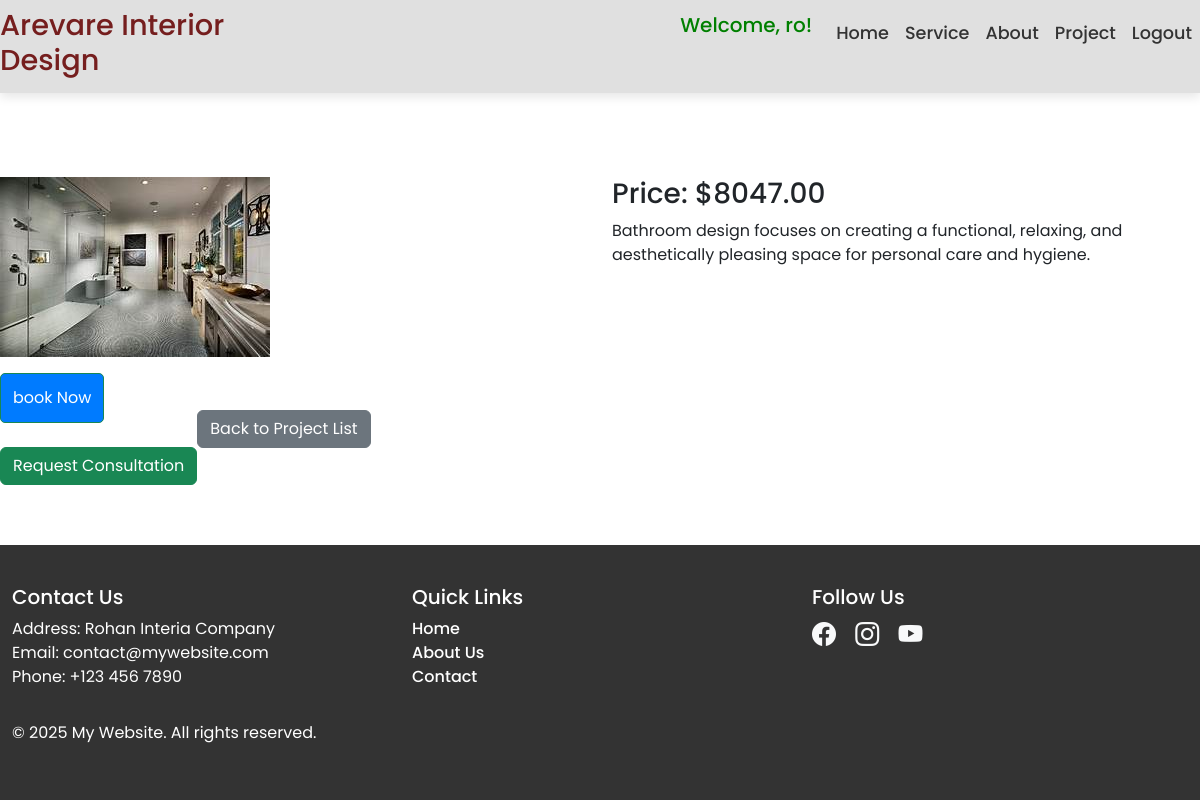
The page /8/ (signed in) on the database its author committed.
### users/models.py (models this page shows)
class CustomUser(AbstractUser):
    email = models.EmailField(unique=True)

### project/models.py (models this page shows, shortened)
class ConstructionProject(models.Model):
    project_name = models.CharField(max_length=255)
    start_date = models.DateField()
    end_date = models.DateField()
    location = models.CharField(max_length=255)
    budget = models.DecimalField(max_digits=12, decimal_places=2)
    description = models.CharField(max_length=200)
    image = models.ImageField(upload_to='project/', blank=True, null=True, verbose_name="Project Image")

### project/views.py (the view)
# urls.py: path('<int:pk>/', views.project_details, name='project_details'),
@login_required
def project_details(request, pk):
    project = get_object_or_404(ConstructionProject, pk=pk)
    return render(request, 'project/project_details.html', {'project': project})

### templates/project/project_details.html (shortened to what this page needs)
{% extends 'base.html' %}
{% block content %}
<div class="row">
    <div class="col-md-6">
        <img src="{{ project.image.url }}" class="img-fluid" alt="{{ project.name }}">
    </div>
    <div class="col-md-6">
        <h3>Price: ${{ project.budget }}</h3>
        <p>{{ project.description }}</p>
    </div>
</div>
<div><table>
        <td>
            <form method="post" action="{% url 'booking:booking_now' %}" class="mt-3">
                <button type="submit" class="btn btn-success">book Now</button>
            </form>
            <br>
            <a href="{% url 'book_consultation' %}"class="btn btn-success">Request Consultation</a>
<td><div>
<a href="{% url 'project_list' %}" class="btn btn-secondary mt-3">Back to Project List</a>
</div></td>
</table>
{% endblock %}

### templates/base.html (shortened to what this page needs)
{% load static %}
<!DOCTYPE html>
<html lang="en">
<head>
    <link rel="stylesheet" href="{% static 'css/styles.css' %}">
    <link rel="stylesheet" href="{% static 'css/style.css' %}">
    <link rel="stylesheet" href="{% static 'css/stylese.css' %}">
    <link rel="stylesheet" href="{% static 'css/all.css' %}">
    <link href="https://cdn.jsdelivr.net/npm/bootstrap-icons/font/bootstrap-icons.css" rel="stylesheet">
    <link href="https://cdn.jsdelivr.net/npm/bootstrap@5.3.0-alpha1/dist/css/bootstrap.min.css" rel="stylesheet">
    <link rel="stylesheet" href="https://cdnjs.cloudflare.com/ajax/libs/font-awesome/5.15.4/css/all.min.css">
</head>
<body>
    <header>
        <nav class="navbar navbar-expand-lg">
                <div id="navbarNav" class="collapse navbar-collapse">
                    <ul class="navbar-nav ms-auto">
                         <h1 class="nav-link1">Arevare Interior Design</h1>
                        {% if user.is_authenticated %}
                        <h4 class="navbar-brand" style="color: green;">Welcome, {{ user.username }}!</h4>
                        {% if request.user.is_staff %}
                        <a class="nav-link active" href="{% url 'booking:admin_dashboard' %}">Admin Dashboard</a>
                        <li class="nav-item"><a class="nav-link active" href="{% url 'admin_logout' %}">Logout</a></li>
                        {% else %}
                        <li class="nav-item"><a class="nav-link" href="{% url 'home2' %}">Home</a></li>
                        <li class="nav-item"><a class="nav-link" href="{% url 'home1' %}">Service</a></li>
                        <li class="nav-item"><a class="nav-link" href="{% url 'about' %}">About</a></li>
                        <li class="nav-item"><a class="nav-link" href="{% url 'project_list' %}">Project</a></li>
                        <li class="nav-item"><a class="nav-link" href="{% url 'logout' %}">Logout</a></li>
                        {% endif %}
                        {% endif %}
                    </ul>
                </div>
        </nav>
    </header>
    <section class="content-section">
        {% block content %}{% endblock %}
    </section>
    <footer>
        <div class="container">
            <div class="row">
                <div class="col-md-4 mb-3">
                    <h5>Contact Us</h5>
                    <p>
                        Address: Rohan Interia Company<br>
                        Email: contact@mywebsite.com<br>
                        Phone: +123 456 7890
                    </p>
                </div>
                <div class="col-md-4 mb-3">
                    <h5>Quick Links</h5>
                    <ul class="list-unstyled">
                        <li><a href="{% url 'project_list' %}" class="text-white">Home</a></li>
                        <li><a href="{% url 'about' %}" class="text-white">About Us</a></li>
                        <li><a href="{% url 'contact' %}" class="text-white">Contact</a></li>
                    </ul>
                </div>
                <div class="col-md-4 mb-3">
                    <h5>Follow Us</h5>
                    <div class="social-icons">
                        <a href="https://facebook.com" target="_blank"><i class="bi bi-facebook"></i></a>
                        <a href="https://instagram.com" target="_blank"><i class="bi bi-instagram"></i></a>
                        <a href="https://youtube.com" target="_blank"><i class="bi bi-youtube"></i></a>
                    </div>
                </div>
            </div>
            <p>&copy; 2025 My Website. All rights reserved.</p>
        </div>
    </footer>
</body>
</html>

### static/css/styles.css (style rules this page uses)
.nav-link { font-size: 16px; }
.navbar-nav .nav-link { color: #ffffff; font-size: 20px; transition: all 0.3s ease; }
body, html { margin: 0; padding: 0; height: 100%; }
button[type="submit"] { background-color: #007bff; color: white; border-radius: 5px; padding: 12px; font-size: 16px; transition: background-color 0.3s ease; }
a { color: #007bff; text-decoration: none; font-weight: 500; }
.mt-3 { margin-top: 20px; }

### static/css/style.css (style rules this page uses)
body { font-family: Arial, sans-serif; }
.container { margin-top: 50px; }

### static/css/stylese.css (style rules this page uses)
:root { --font-family: "Poppins", sans-serif; --font-color-primary: #fff; --font-color-secundary: #1680ac; --font-color-menu: #222; --bg-primary: #2696e9; --bg-secundary: #fff; }
* { margin: 0; padding: 0; box-sizing: border-box; font-family: var(--font-family); }

### templates/base.html (style rules this page uses)
.navbar { position: sticky; top: 0; z-index: 1000; background: rgba(255, 255, 255, 0.85); backdrop-filter: blur(10px); box-shadow: 0 4px 10px rgba(0, 0, 0, 0.1); transition: background 0.3s ease; }
.navbar-nav .nav-link { color: #333; font-size: 1.1rem; font-weight: 500; padding: 12px 18px; position: relative; transition: all 0.3s ease; }
.navbar-nav .nav-link1 { color:#751e1e; font-size: 1.8rem; padding-right: 28rem; }
footer { background-color: #333; color: #fff; padding: 40px 0; }
footer h5 { color: #fff; }
footer a { color: #f8f9fa; text-decoration: none; }
footer .social-icons i { font-size: 1.5rem; margin-right: 15px; color: #f8f9fa; transition: color 0.3s ease; }
.container { max-width: 1200px; margin: 0 auto; }
.content-section { padding: 60px 0; }

### rows shown on the page
CustomUser: username "ro"
ConstructionProject: image (picture), budget "8047.00", description "Bathroom design focuses on creating a functional, relaxing, and aesthetically pleasing space for personal care and hygiene."
